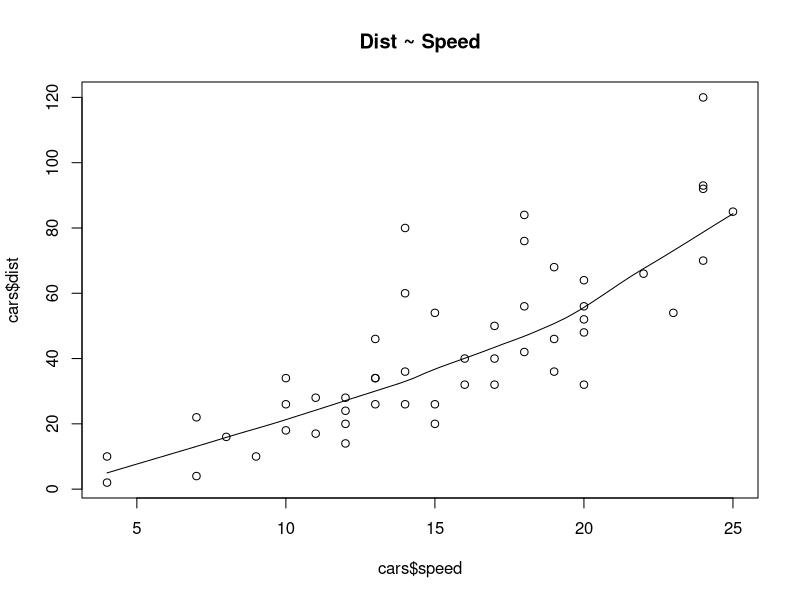
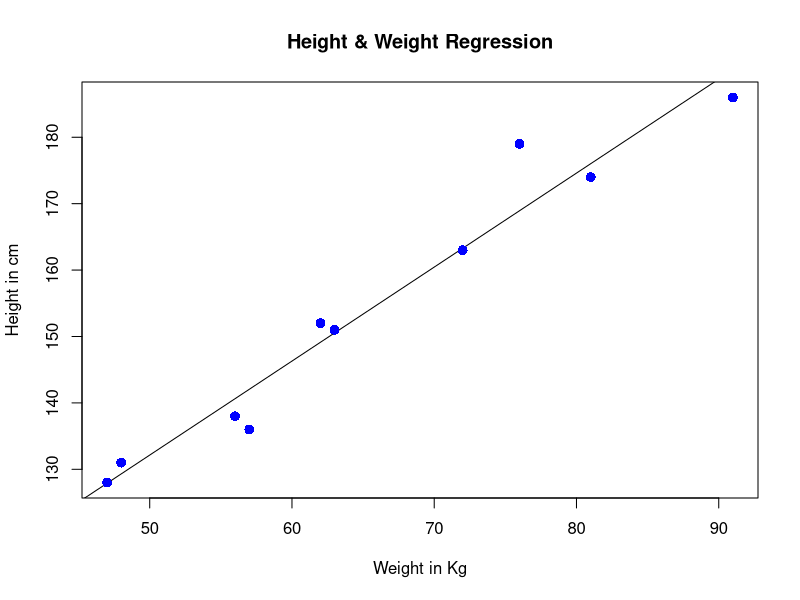

Write R code to recreate these figures, in order.
head(cars)
scatter.smooth(x=cars$speed, y=cars$dist, main="Dist ~ Speed")
linearMod <- lm(dist ~ speed, data=cars)
print(linearMod)
summary(linearMod)



x <- c(151, 174, 138, 186, 128, 136, 179, 163, 152, 131)
y <- c(63, 81, 56, 91, 47, 57, 76, 72, 62, 48)
relation <- lm(y~x)
print(relation)
#Predict
a <- data.frame(x = 170)
result <-  predict(relation,a)
print(result)
plot(y,x,col = "blue",main = "Height & Weight Regression",abline(lm(x~y)),cex = 1.3,pch = 16,xlab = "Weight in Kg",ylab = "Height in cm")
